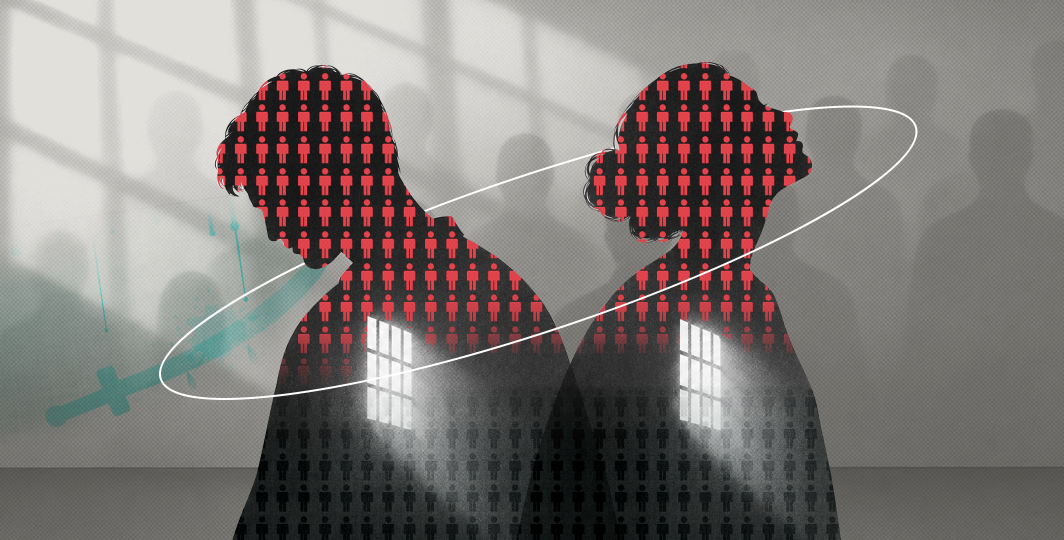
#> input picture tools/src/feature-anwar-sohel.jpg, 2128 x 1080 px (shown at 1/2 size)
$ python share_images.py
#> lines starting #> are read from the running program, lines starting #| are printed output that depends on the picture
"""Make the share images and the #s1 background from Anwar Sohel's feature illustration: python tools/share_images.py
(from the repo root)

Source: tools/src/feature-anwar-sohel.jpg (2128x1080; tools/ is not deployed). Mir chose it as the OG image on
2026-11-05, replacing the Amnesty crops. Saved in img/:
  share.jpg        1200x630   og:image, twitter:image   whole height, centred
  share-16x9.jpg   1200x675   JSON-LD image             whole height, centred
  share-4x3.jpg    1200x900                             the two figures
  share-1x1.jpg    1200x1200                            the two figures, shoulders trimmed
  s1-bg.webp       1280x650   faint background of the offence scene (#s1), greyscale so its red figures
                              never read as chart dots, and blurred; the opacity is set in the CSS
Needs: pip install pillow.
"""
import os
from PIL import Image, ImageFilter, ImageOps

ROOT = os.path.dirname(os.path.dirname(os.path.abspath(__file__)))
SRC = os.path.join(ROOT, 'tools', 'src', 'feature-anwar-sohel.jpg')
# name: (output size, crop box in the 2128x1080 source); the two figures span about x 455-1700
CROPS = {
    'share.jpg': ((1200, 630), (36, 0, 2093, 1080)),
    'share-16x9.jpg': ((1200, 675), (104, 0, 2024, 1080)),
    'share-4x3.jpg': ((1200, 900), (344, 0, 1784, 1080)),
    'share-1x1.jpg': ((1200, 1200), (524, 0, 1604, 1080)),
}

im = Image.open(SRC).convert('RGB')
#> im is the input picture: PIL image 2128x1080 RGB; mean R, G, B 127.7, 121.2, 118.7
for name, (size, box) in CROPS.items():
    out = os.path.join(ROOT, 'img', name)
    img = im.crop(box).resize(size, Image.LANCZOS)
    for q in range(86, 69, -2):   # the best quality that keeps the card inside the kit's 250 KB budget
        img.save(out, quality=q, optimize=True, progressive=True)
        if os.path.getsize(out) <= 250 * 1024:
            break
    print(name, size, box, 'q', q, os.path.getsize(out) // 1024, 'KB')
#> this loop made 4 passes
#> pass 1, `img = im.crop(box).resize(size, Image.LANCZOS)`:
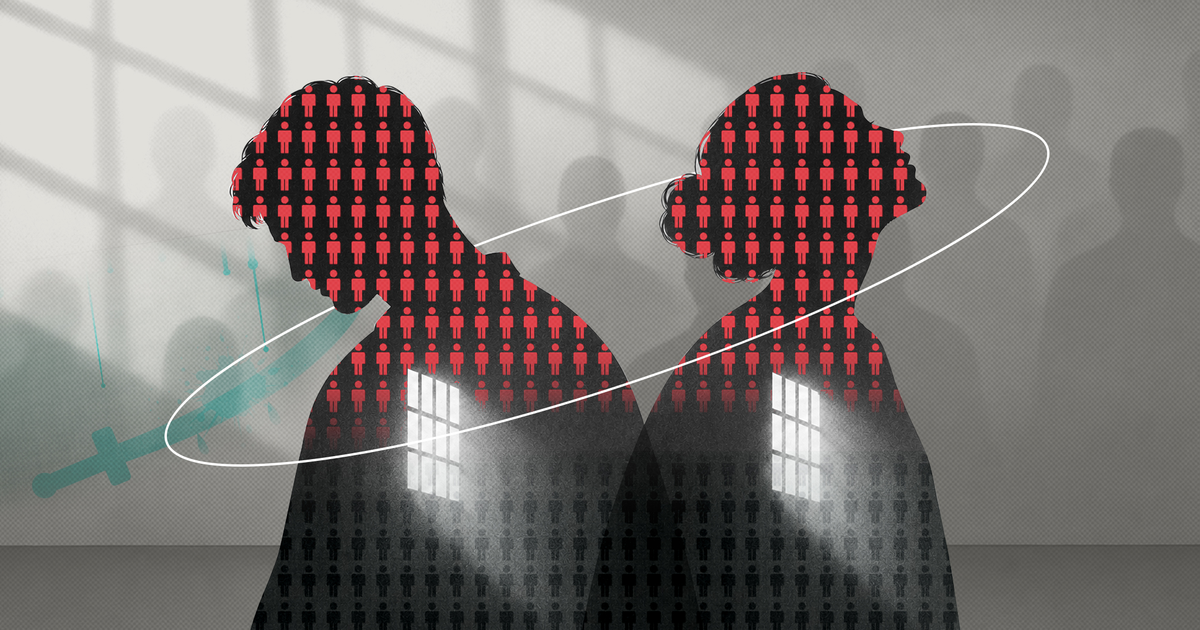
#> img: PIL image 1200x630 RGB; mean R, G, B 127.3, 120.6, 118.2
#> pass 2, `img = im.crop(box).resize(size, Image.LANCZOS)`:
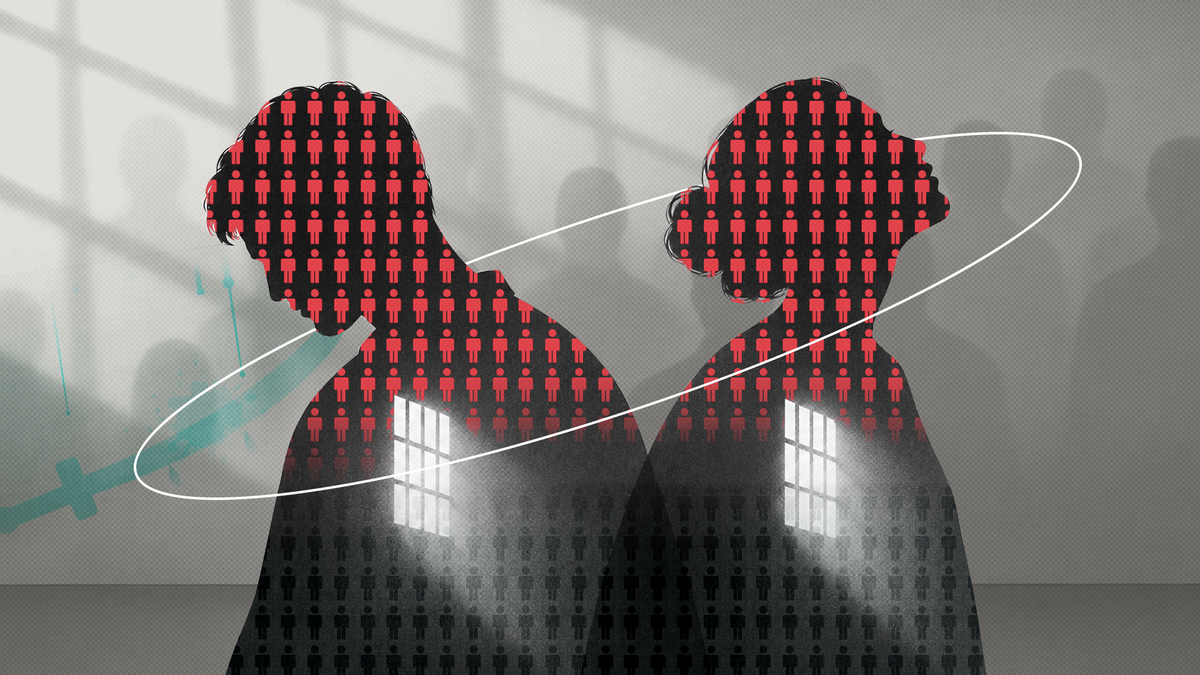
#> img: PIL image 1200x675 RGB; mean R, G, B 126.3, 119.1, 116.8
#> pass 3, `img = im.crop(box).resize(size, Image.LANCZOS)`:
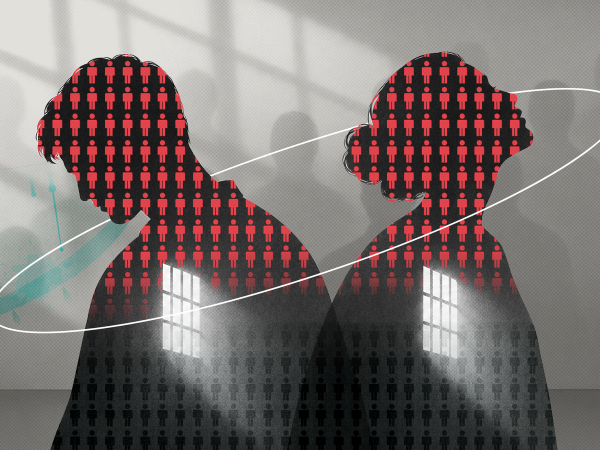
#> img: PIL image 1200x900 RGB (shown at 1/2 size); mean R, G, B 120, 110, 108.5
#> after the loop:
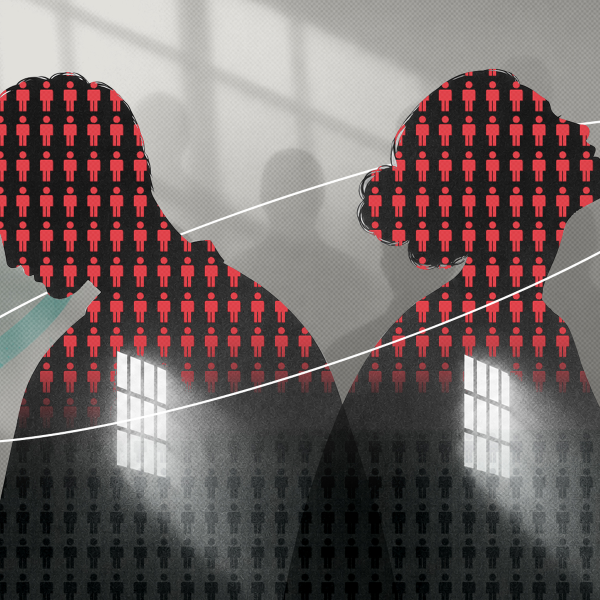
#> img: PIL image 1200x1200 RGB (shown at 1/2 size); mean R, G, B 113.1, 100, 99.2

# softened so the illustration's rows of tiny figures do not compete with the chart's own figures
bg = ImageOps.grayscale(im).resize((1280, 650), Image.LANCZOS).filter(ImageFilter.GaussianBlur(2.5))
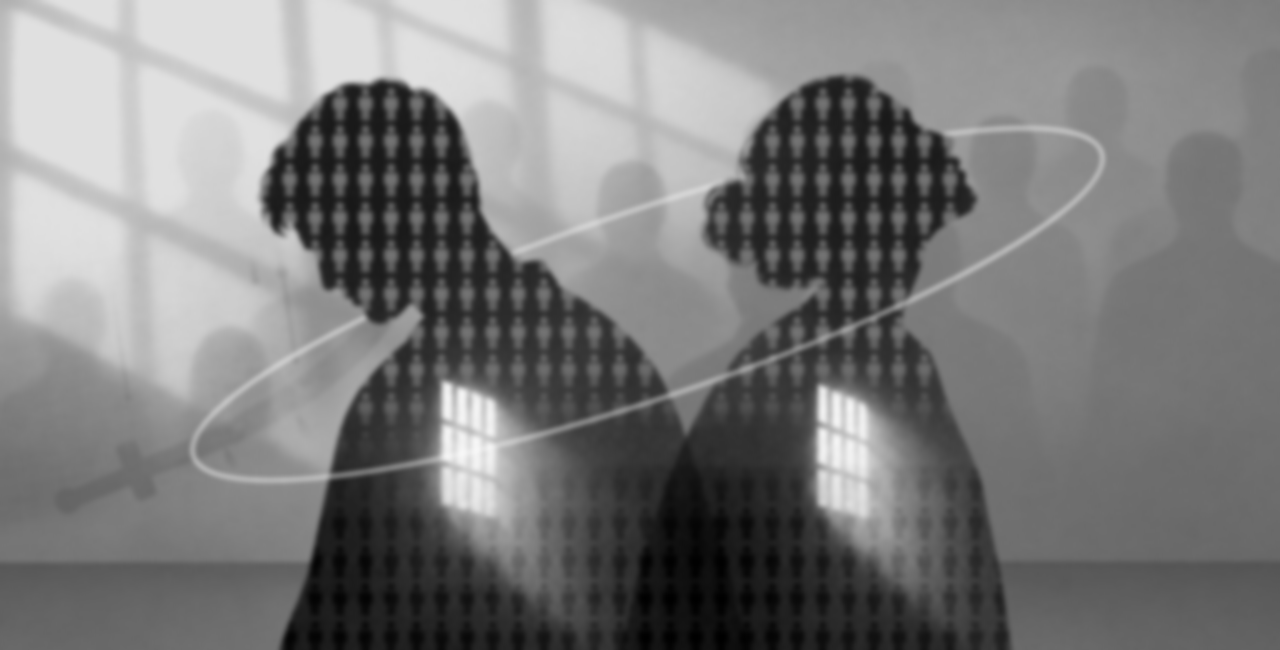
#> bg: PIL image 1280x650 L; min 0, max 247, mean 122.9
out = os.path.join(ROOT, 'img', 's1-bg.webp')
bg.save(out, quality=55, method=6)
print('s1-bg.webp', bg.size, os.path.getsize(out) // 1024, 'KB')
#| s1-bg.webp (1280, 650) 12 KB

$ run again, with tools/src/sweety-parents.jpg copied over tools/src/feature-anwar-sohel.jpg
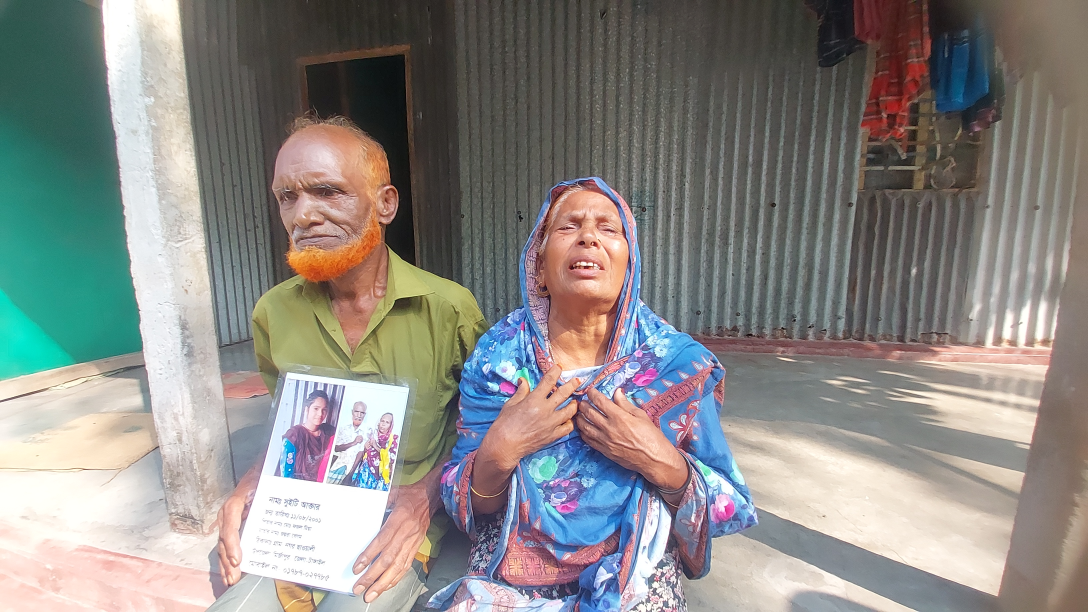
#> input picture tools/src/sweety-parents.jpg, 3264 x 1836 px (shown at 1/3 size)
#> im is the input picture: PIL image 3264x1836 RGB; mean R, G, B 139, 137.4, 133.7
#> after the loop `for name, (size, box) in CROPS.items():`:
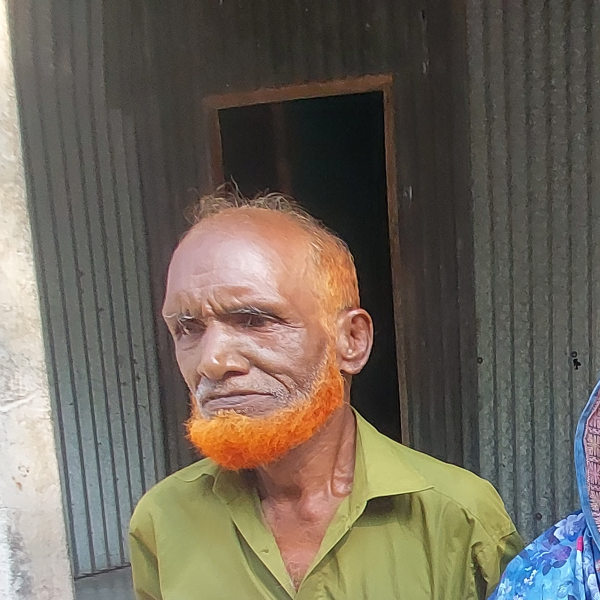
#> img: PIL image 1200x1200 RGB (shown at 1/2 size); mean R, G, B 110, 102.2, 90.2
#> `bg = ImageOps.grayscale(im).resize((1280, 650), Image.LANCZOS).filter(..`:
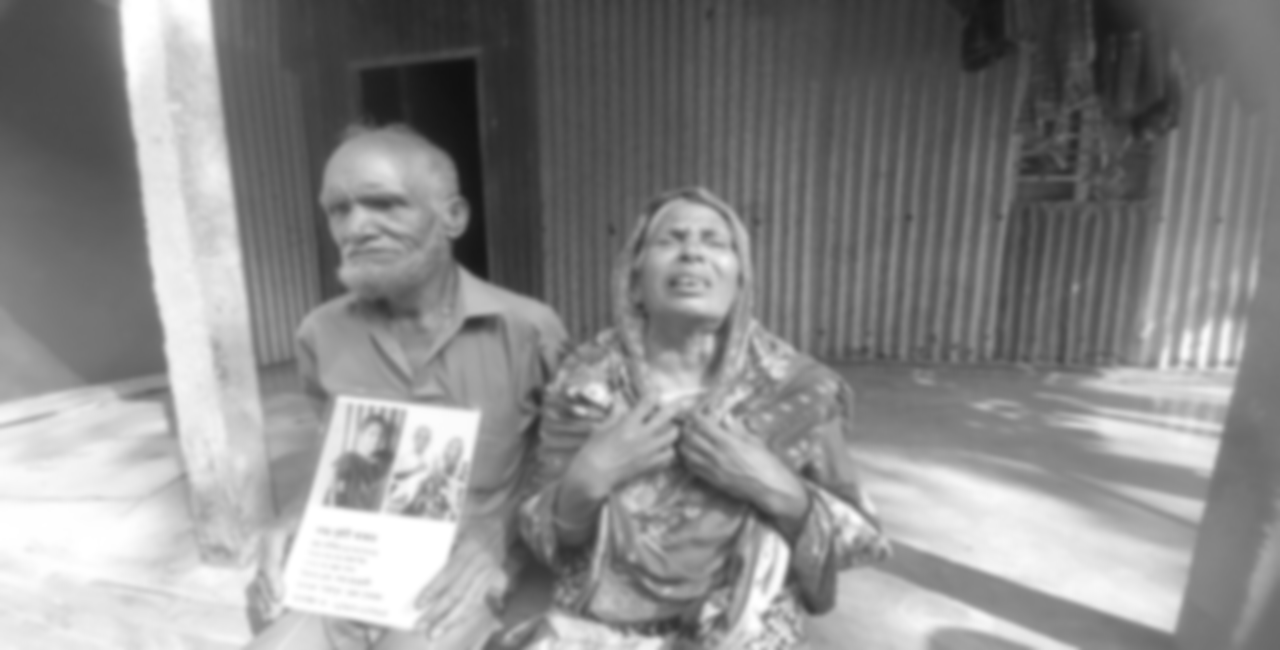
#> bg: PIL image 1280x650 L; min 16, max 255, mean 137.5
#| s1-bg.webp (1280, 650) 17 KB
